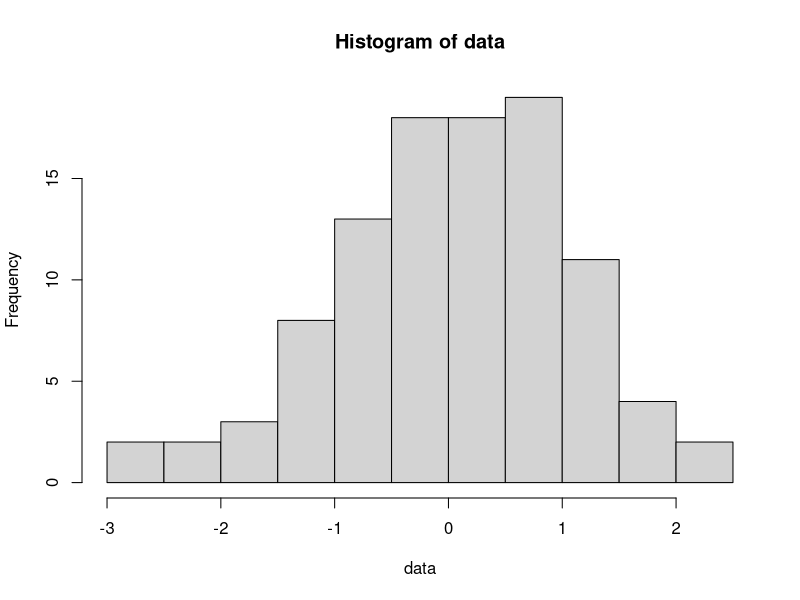
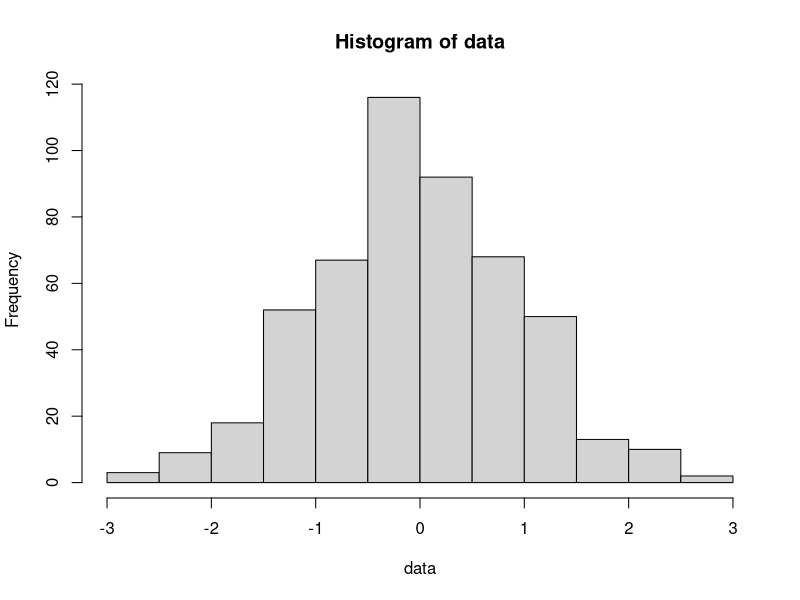
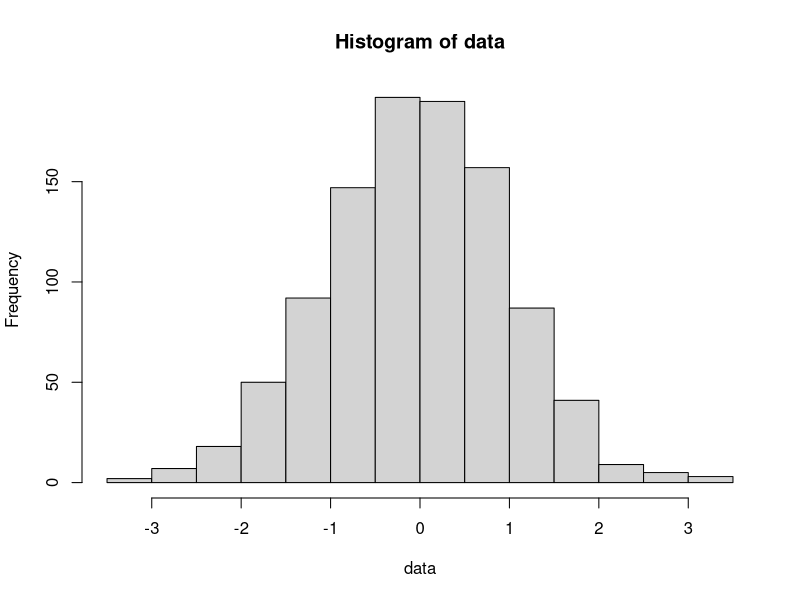
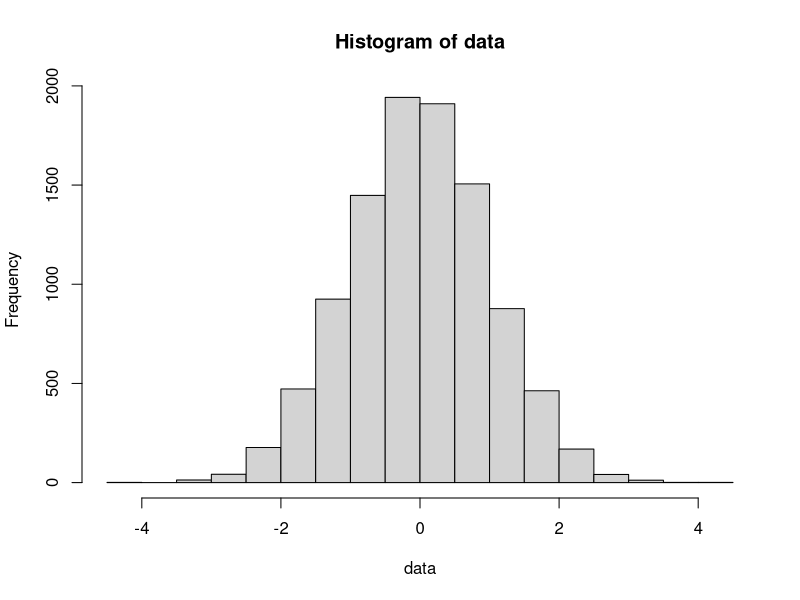
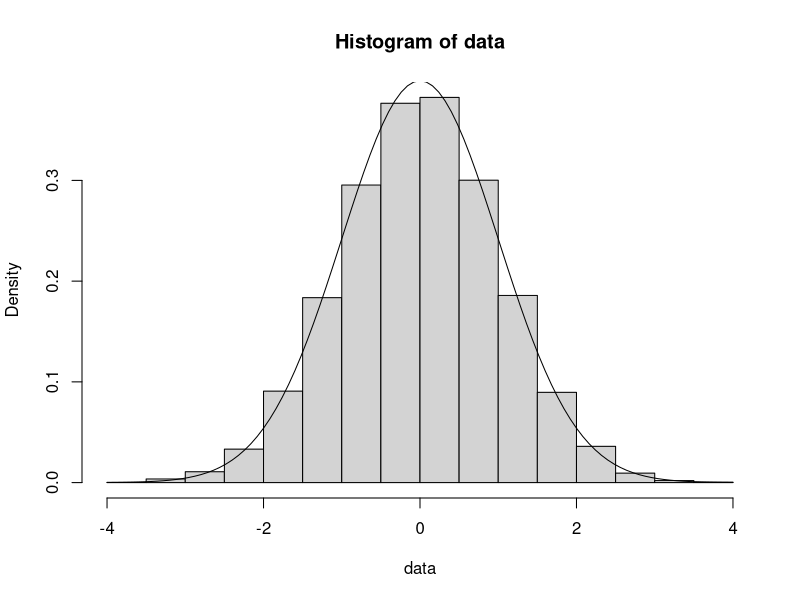

Reproduce these figures in R, in order.
## ---- chunk 1
library(tidyverse)
knitr::opts_chunk$set(echo = TRUE)
## ---- chunk 2
set.seed(42)
data <- rnorm(100, mean = 0, sd = 1)
hist(data)
## ---- chunk 3
set.seed(42)

data <- rnorm(500, mean = 0, sd = 1)
hist(data)

data <- rnorm(1000, mean = 0, sd = 1)
hist(data)

data <- rnorm(10000, mean = 0, sd = 1)
hist(data)


## ---- chunk 4
data <- rnorm(10000, mean = 0, sd = 1)

x <- seq(-4, 4, 0.01)

hist(data, prob=TRUE)
curve(dnorm(x, mean=0, sd=1),add=TRUE)
